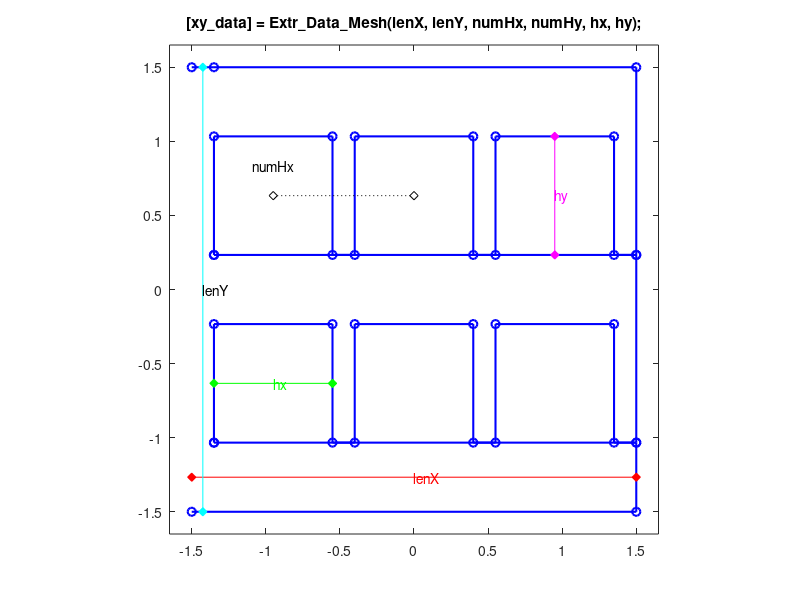

Write the MATLAB code that produced this figure.
function [xy_data] = Extr_Data_Mesh(lenX, lenY, numHx, numHy, hx, hy, varargin)
%Extr_Data_Mesh Produce extrusion data for a square mesh.
%   [xy_data] = Extr_Data_Mesh(lenX, lenY, numHx, numHy, hx, hy)
%   This function returns x-y data for a square mesh.  
%   You can specify:
%       Mesh outer width               lenX
%       Mesh outer length              lenY
%       Number of mesh holes along X   numHx
%       Number of mesh holes along Y   numHy
%       Width of mesh holes (along x)  hx
%       Length of mesh holes (along y) hy
%
%   To see a plot showing parameter values, enter the name
%   of the function with no arguments
%   >> Extr_Data_Mesh
%
%   To see a plot created with your parameter values, 
%   add 'plot' as the final argument
%   >> Extr_Data_Mesh(3,3,3,2,0.8,0.8,'plot')

% Copyright 2017-2022 The MathWorks, Inc.

% Default data to show diagram
if (nargin == 0)
    lenX = 3;
    lenY = 3;
    numHx = 3;
    numHy = 2;
    hx = 0.8;
    hy = 0.8;
end

self_intersect_offset = 1e-4;

if (nargin==0 ||nargin==7)
    showplot = 'plot';
else
    showplot = 'n';
end

% Calculate extrusion data

tx = (lenX-(numHx*hx))/(numHx+1);
ty = (lenY-(numHy*hy))/(numHy+1);

xy_data = [...
    0     0;
    lenX  0;
    lenX  ty-self_intersect_offset;
    tx    ty-self_intersect_offset];

for j=1:numHy
    for i=1:numHx
        append_pts = [
            tx*(i)+hx*(i-1) ty+(ty+hy)*(j-1);
            tx*(i)+hx*(i-1) ty+hy+(ty+hy)*(j-1);
            tx*(i)+hx*i     ty+hy+(ty+hy)*(j-1);
            tx*(i)+hx*i     ty+(ty+hy)*(j-1);
            ];
        xy_data = [xy_data;append_pts];
    end
    if(i==numHx)
        xy_data = [xy_data;
            lenX hy*(j-1)+ty*j;
            lenX hy*j+ty*(j+1)-self_intersect_offset;
            tx   hy*j+ty*(j+1)-self_intersect_offset];
    end
    if(j==numHy)
        xy_data=[xy_data;0 lenY-self_intersect_offset];
    end
end

xy_data = xy_data-[lenX/2 lenY/2];

% Plot diagram to show parameters and extrusion

if (nargin == 0 || strcmpi(showplot,'plot'))
    
    % Get max axis dimension
    maxd = max(lenX,lenY);
    
    % Plot extrusion
    plot(xy_data(:,1),xy_data(:,2),'b-o','LineWidth',1.5);
    axis('square');
    axis([-0.55 0.55 -0.55 0.55]*maxd);
    
    % Show parameters

    hold on
        
    plot([-0.5 0.5]*lenX,-[1 1]*(lenY-ty)/2,'r-d','MarkerFaceColor','r');
    text(0,-(lenY-ty)/2,'{\color{red}lenX}');

    plot(-[1 1]*(lenX-tx)/2,[-0.5 0.5]*lenY,'c-d','MarkerFaceColor','c');
    text(-(lenX-tx)/2,0,'{\color{cyan}lenY}');

    plot([tx tx+hx]-lenX/2,[1 1]*(ty+hy/2)-lenY/2,'g-d','MarkerFaceColor','g');
    text((tx+hx/2)-lenX/2,(ty+hy/2)-lenY/2,'{\color{green}hx}');

    plot([-1 -1]*(tx+hx/2)+lenX/2,-[ty ty+hy]+lenY/2,'m-d','MarkerFaceColor','m');
    text(-(tx+hx/2)+lenX/2,-(ty+hy/2)+lenY/2,'{\color{magenta}hy}');

    plot([tx+hx/2 2*tx+3*hx/2]-lenX/2,-[1 1]*(ty+hy/2)+lenY/2,'k:d','MarkerFaceColor','w');
    text(-lenX/2+(tx+hx/2),lenY/2-(ty+hy/4),'{\color{black}numHx}','HorizontalAlignment','center');

	title(['[xy\_data] = Extr\_Data\_Mesh(lenX, lenY, numHx, numHy, hx, hy);']);
    hold off
    clear xy_data
    
end
